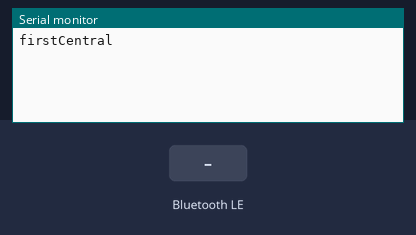
This sketch was run on a simulated Arduino Nano 33 IoT. Parts: the last lines printed to the serial monitor. Inputs (shaded band) come from the test bench. Nothing arrives over Bluetooth unless stated; a phone connects over Bluetooth LE 3 s after start.

Above: at 3.8 s.
3.9 s: Bluetooth LE write "1" received
At 4.6 s:
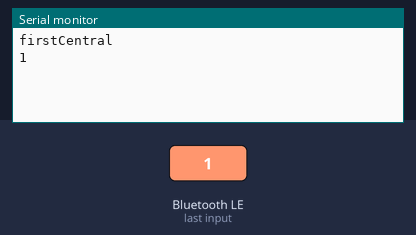
5.4 s: Bluetooth LE write "0" received
At 5.8 s:
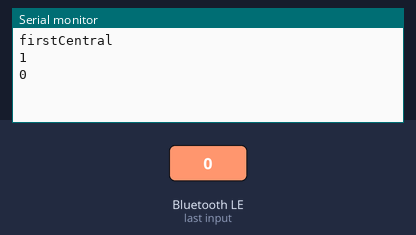
6.9 s: Bluetooth LE write "2" received
At 8.1 s:
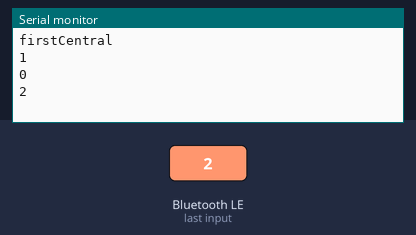

The sketch:

ArduinoWithPhone.ino
```cpp
#include <ArduinoBLE.h>

BLEService myService("19b10000-e9f3-537e-4f6c-d104768a1214");
BLEStringCharacteristic intensityCharacteristic("19b10001-e9f3-537e-4f6c-d104768a1214", BLEWrite | BLERead, 20);
BLEStringCharacteristic pulseWidthCharacteristic("19b10002-e9f3-537e-4f6c-d104768a1214", BLEWrite | BLERead, 20);
BLEStringCharacteristic frequencyCharacteristic("19b10003-e9f3-537e-4f6c-d104768a1214", BLEWrite | BLERead, 20);
BLEStringCharacteristic startCharacteristic("19b10004-e9f3-537e-4f6c-d104768a1214", BLEWrite | BLERead, 20);

String intensity = "";
String frequency = "";
String pulseWidth = "";
String start = "";

void setup() {
  Serial.begin(9600); // Initialize serial communication at 9600 baud

  if (!BLE.begin()){
    while(1);
  }

  BLE.setLocalName("myXiao");
  BLE.setAdvertisedService(myService);
  myService.addCharacteristic(intensityCharacteristic);
  myService.addCharacteristic(pulseWidthCharacteristic);
  myService.addCharacteristic(frequencyCharacteristic);
  myService.addCharacteristic(startCharacteristic);
  BLE.addService(myService);
  BLE.advertise();


}

void loop() {
  BLEDevice central = BLE.central();

  if (central) {

    Serial.println("firstCentral");

    while (central.connected()){

      if (intensityCharacteristic.written()){
        intensity = intensityCharacteristic.value();
        Serial.println(intensity);
        digitalWrite(LED_BUILTIN, LOW);  // turn the LED on (HIGH is the voltage level)
        delay(200);                      // wait for a second
        digitalWrite(LED_BUILTIN, HIGH);   // turn the LED off by making the voltage LOW


      }

      if (pulseWidthCharacteristic.written()){
        pulseWidth = pulseWidthCharacteristic.value();
        Serial.println(pulseWidth);
        digitalWrite(LED_BUILTIN, LOW);  // turn the LED on (HIGH is the voltage level)
        delay(200);                      // wait for a second
        digitalWrite(LED_BUILTIN, HIGH);   // turn the LED off by making the voltage LOW

      }

      if (frequencyCharacteristic.written()){
        frequency = frequencyCharacteristic.value();
        Serial.println(frequency);
        digitalWrite(LED_BUILTIN, LOW);  // turn the LED on (HIGH is the voltage level)
        delay(200);                      // wait for a second
        digitalWrite(LED_BUILTIN, HIGH);   // turn the LED off by making the voltage LOW

      }

      if (startCharacteristic.written()){
        start = startCharacteristic.value();
        Serial.println(start);
        digitalWrite(LED_BUILTIN, LOW);  // turn the LED on (HIGH is the voltage level)
        delay(200);                      // wait for a second
        digitalWrite(LED_BUILTIN, HIGH);   // turn the LED off by making the voltage LOW

      }
    }
  }
}
```

Measured:
- after the input at 3.9 s, the serial monitor: prints a new line at once (image 1)
- after the input at 5.4 s, the serial monitor: prints a new line at once (image 2)
- after the input at 6.9 s, the serial monitor: prints a new line at once (image 3)
